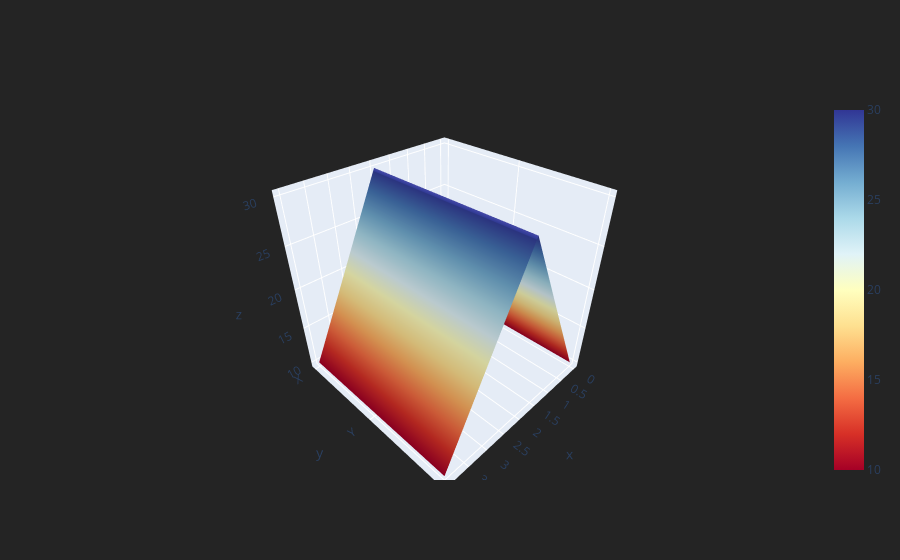

The notebook cell this image was saved under:
### Code cell
# how to show the data inside the 3d co-ordiante 
# we can do that by using surface 
df3.iplot(kind = 'surface',colorscale = 'rdylbu')

# suppose if i need to find out 10,10,10

# it will take the shape automatically depending on data it will let you know what pattern is there inside my data

### Figure 1 — Plotly figure (JSON) as saved in the notebook; plotly's stock layout.template omitted (floating-point values rounded to 4 significant figures)
{"data": [{"colorscale": [[0, "rgb(165,0,38)"], [0.1, "rgb(215,48,39)"], [0.2, "rgb(244,109,67)"], [0.3, "rgb(253,174,97)"], [0.4, "rgb(254,224,144)"], [0.5, "rgb(255,255,191)"], [0.6, "rgb(224,243,248)"], [0.7, "rgb(171,217,233)"], [0.8, "rgb(116,173,209)"], [0.9, "rgb(69,117,180)"], [1, "rgb(49,54,149)"]], "type": "surface", "x": [0, 1, 2, 3, 4], "y": ["X", "Y", "Z"], "z": [[10, 20, 30, 20, 10], [10, 20, 30, 20, 10], [10, 20, 30, 20, 10]]}], "layout": {"legend": {"bgcolor": "#242424", "font": {"color": "#F4F4F4"}}, "paper_bgcolor": "#242424", "plot_bgcolor": "#242424", "title": {"font": {"color": "#F4F4F4"}}, "xaxis": {"gridcolor": "#343434", "showgrid": true, "tickfont": {"color": "#A4A4A4"}, "title": {"font": {"color": "#A4A4A4"}, "text": ""}, "zerolinecolor": "#444444"}, "yaxis": {"gridcolor": "#343434", "showgrid": true, "tickfont": {"color": "#A4A4A4"}, "title": {"font": {"color": "#A4A4A4"}, "text": ""}, "zerolinecolor": "#444444"}}}
